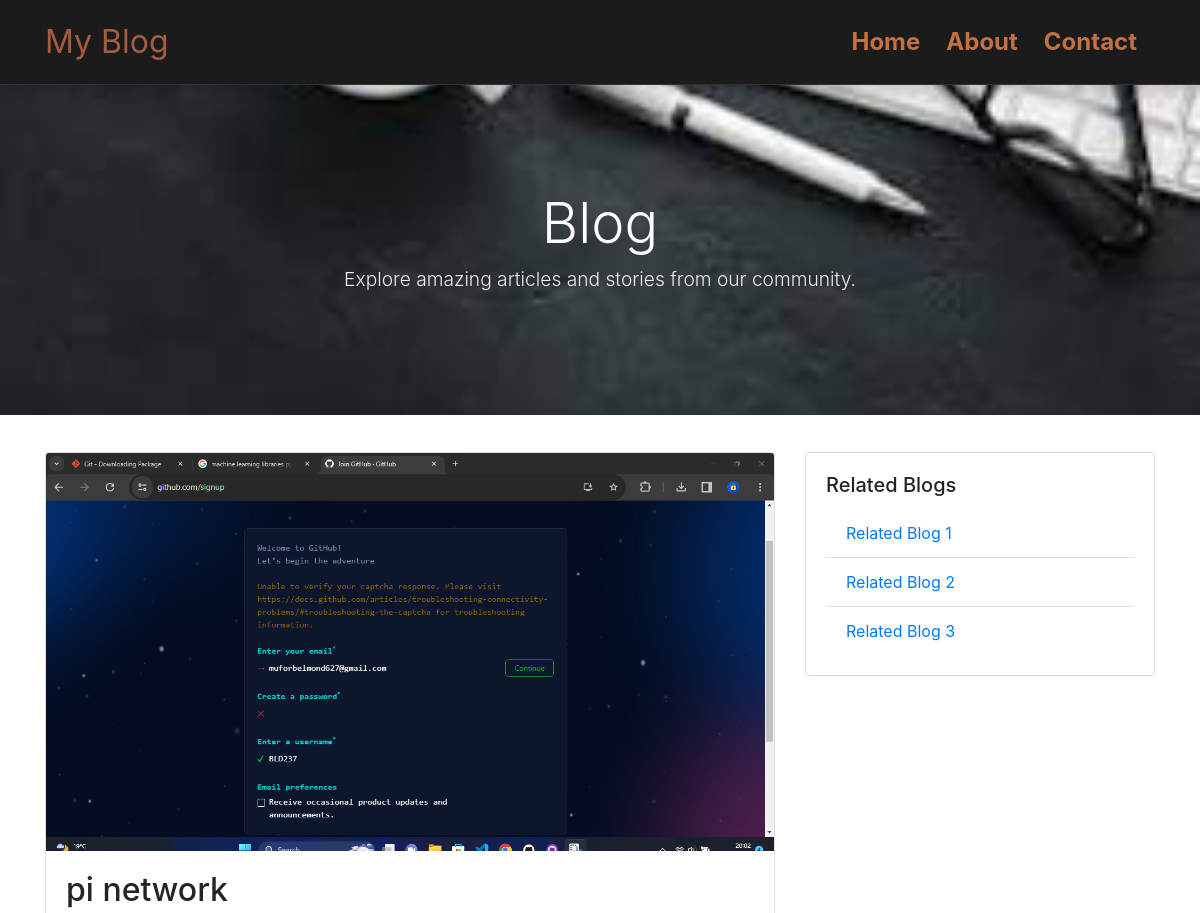
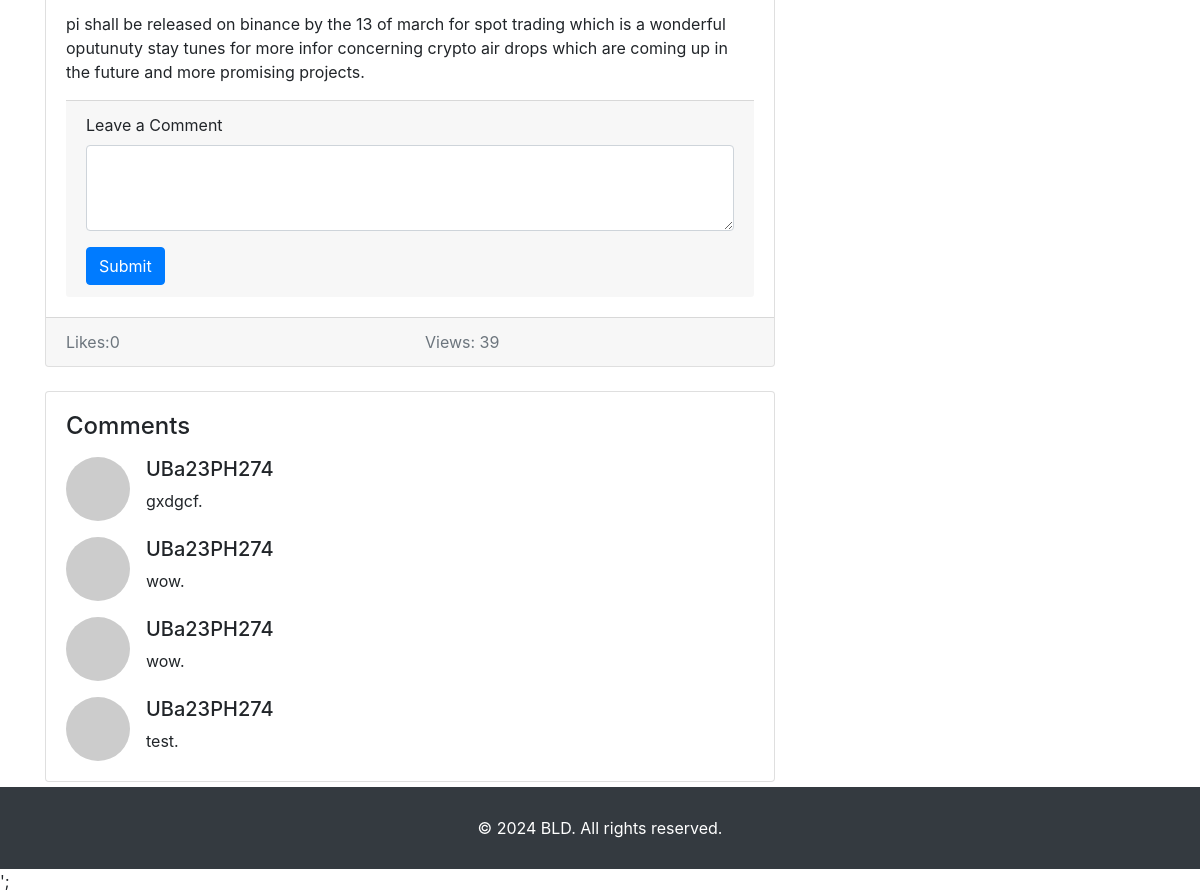
The app's page /Blog/single-blog.php?r=20 with its own data (2 pictures, top to bottom).
### tables this page shows
CREATE TABLE `blogs` (
  `id` int(11) NOT NULL,
  `user_id` int(11) NOT NULL,
  `title` varchar(255) NOT NULL,
  `content` text NOT NULL,
  `image` varchar(255) DEFAULT NULL,
  `created_at` timestamp NOT NULL DEFAULT current_timestamp(),
  `updated_at` timestamp NOT NULL DEFAULT current_timestamp(),
  `likes` int(11) NOT NULL,
  `views` int(11) NOT NULL
);

### Blog/single-blog.php (the view, shortened to what this page needs)
<!DOCTYPE html>
<html lang="en">
<head>
    <link rel="stylesheet" href="https://stackpath.bootstrapcdn.com/bootstrap/4.5.2/css/bootstrap.min.css">
    <link rel="stylesheet" href="css/styles.css">
</head>
<body>
    <nav class="navbar navbar-expand-lg sticky-top shadow">
        <div class="container">
            <a class="navbar-brand" href="#">My Blog</a>
            <div class="collapse navbar-collapse" id="navbarNav">
                <ul class="navbar-nav ml-auto">
                    <li class="nav-item active">
                        <a class="nav-link" href="index.php">Home <span class="sr-only">(current)</span></a>
                    </li>
                    <li class="nav-item">
                        <a class="nav-link" href="#">About</a>
                    </li>
                    <li class="nav-item">
                        <a class="nav-link" href="#">Contact</a>
                    </li>
                </ul>
            </div>
        </div>
    </nav>
    <header class="jumbotron jumbotron-fluid text-white bg-primary">
        <div class="container">
            <h1 class="display-4">Blog</h1>
            <p class="lead">Explore amazing articles and stories from our community.</p>
        </div>
    </header>
    <div class="container mt-4">
        <div class="row">
                    <?php
    include "connect.php";
if(isset($_GET['r'])){
    $id = $_GET['r'];
    $sql = "SELECT * FROM `blogs` WHERE `id` = $id";
    $results = $dbconnect -> query($sql);
    while($row = $results->fetch_assoc()){
        $title = $row['title'];
        $content = $row['content'];
        $image = $row['image'];
        $views = $row['views'];
        $likes = $row['likes']; }
    }
    $views = $views+1;
    ?>
        <div class="col-lg-8">
                <div class="card">
                    <img src="uploads/<?php echo"$image"?>" class="card-img-top" alt="Blog Image">
                    <div class="card-body">
    <h2 class="card-title"><?php echo"$title"?></h2>
                        <p class="card-text"><?php echo"$content"?> </p>
                        <?php
                          include 'comment.php';
                        ?>
                    </div>
                    <div class="card-footer">
                        <div class="row">
                            <div class="col">
                                <span class="text-muted">Likes:<?php echo "$likes"?></span>
                            </div>
                            <div class="col">
                                <span class="text-muted">Views: <?php echo "$views"?></span>
                            </div>
                        </div>
                    </div>
                </div>
                <div class="card mt-4">
                    <div class="card-body">
                        <h4>Comments</h4>
                        <?php
                    include 'functions.php';
                        ?>
                    </div>
</div>
            </div>
            <div class="col-lg-4">
                <div class="card">
                    <div class="card-body">
                        <h5 class="card-title">Related Blogs</h5>
                        <ul class="list-group list-group-flush">
                            <li class="list-group-item"><a href="#">Related Blog 1</a></li>
                            <li class="list-group-item"><a href="#">Related Blog 2</a></li>
                            <li class="list-group-item"><a href="#">Related Blog 3</a></li>
                        </ul>
                    </div>
                </div>
            </div>
        </div>
    </div>
    <footer class="py-4 bg-dark text-white">
        <div class="container text-center">
            <p>&copy; 2024 BLD. All rights reserved.</p>
        </div>
    </footer>
</body>
</html>

### Blog/css/styles.css (style rules this page uses)
.navbar { background-color: #1a1b1a; border-bottom: 1px solid rgba(255, 255, 255, 0.1); }
.navbar-brand { font-size: 2rem; color: #a55c40; }
.navbar-nav .nav-item { margin-right: 10px; }
.navbar-nav .nav-link { color: #c47040; font-weight: bold; font-size: 1.5rem; }
.jumbotron { background-image: url('./../images/bg.jpeg'); background-size: cover; background-position: center; padding: 100px 0; text-align: center; }
.jumbotron h1 { font-size: 3.5rem; color: #fff; }
.jumbotron p { font-size: 1.2rem; color: #eee; }
.container { padding-top: 5px; padding-bottom: 5px; }
footer { background-color: #222; color: #ccc; padding: 20px 0; }
footer p { margin: 0; }

### records on screen
blogs: image (picture), title "pi network", content "pi shall be released on binance by the 13 of march for spot trading which is a wonderful oputunuty stay tunes for more infor concerning crypto air drops which are coming up in the future and more promising projects.", likes "0"

### other values on screen
$views "39"
$username "UBa23PH274"
$comment "gxdgcf"
$comment "wow"
$comment "test"
